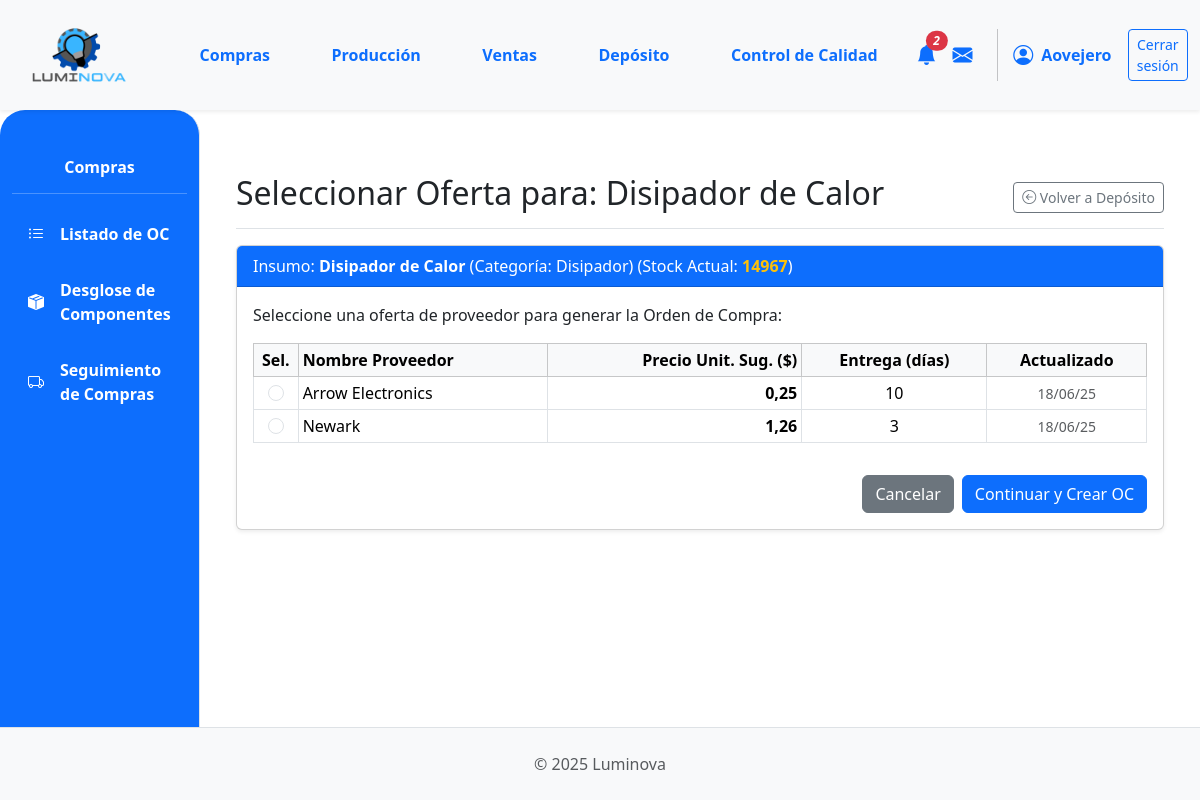
Page /compras/orden/seleccionar-proveedor/insumo/4/ (signed in) on the committed database.
### App_LUMINOVA/models.py (models this page shows, shortened)
class Insumo(models.Model):
    descripcion = models.CharField(max_length=255)
    categoria = models.ForeignKey(
        CategoriaInsumo, on_delete=models.PROTECT, related_name="insumos"
    )
    fabricante = models.ForeignKey(
        Fabricante,
        on_delete=models.SET_NULL,
        null=True,
        blank=True,
        related_name="insumos_fabricados",
    )
    imagen = models.ImageField(null=True, blank=True, upload_to="insumos/")
    stock = models.IntegerField(default=0)
    cantidad_en_pedido = models.PositiveIntegerField(
    default=0,
    verbose_name="Cantidad en Pedido",
    blank=True,
    null=True
)

class CategoriaInsumo(models.Model):
    nombre = models.CharField(
        max_length=100, unique=True, verbose_name="Nombre Categoría Insumo"
    )
    imagen = models.ImageField(upload_to="categorias_insumos/", null=True, blank=True)
    class Meta:
        verbose_name = "Categoría de Insumo"
        verbose_name_plural = "Categorías de Insumos"

class OfertaProveedor(models.Model):
    insumo = models.ForeignKey(
        Insumo, on_delete=models.CASCADE, related_name="ofertas_de_proveedores"
    )
    proveedor = models.ForeignKey(
        Proveedor, on_delete=models.CASCADE, related_name="provee_insumos"
    )
    precio_unitario_compra = models.DecimalField(
        max_digits=10, decimal_places=2, verbose_name="Precio de Compra Unitario"
    )
    tiempo_entrega_estimado_dias = models.IntegerField(
        default=0, verbose_name="Tiempo de Entrega Estimado (días)"
    )
    fecha_actualizacion_precio = models.DateTimeField(
        default=timezone.now, verbose_name="Última Actualización del Precio"
    )
    class Meta:
        unique_together = (
            "insumo",
            "proveedor",
        )
        verbose_name = "Oferta de Proveedor por Insumo"
        verbose_name_plural = "Ofertas de Proveedores por Insumos"
        ordering = ["insumo__descripcion", "proveedor__nombre"]

class Proveedor(models.Model):
    nombre = models.CharField(max_length=100, unique=True)
    contacto = models.CharField(max_length=100, blank=True)
    telefono = models.CharField(max_length=25, blank=True)
    email = models.EmailField(blank=True, null=True)

### App_LUMINOVA/views.py (the view, shortened to what this page needs)
# urls.py: path('compras/orden/seleccionar-proveedor/insumo/<int:insumo_id>/', compras_seleccionar_proveedor_para_insumo_view, name='compras_seleccionar_proveedor_para_insumo'),
@login_required
def compras_seleccionar_proveedor_para_insumo_view(request, insumo_id):
    insumo_objetivo = get_object_or_404(Insumo.objects.select_related('categoria'), id=insumo_id)
    logger.info(f"Seleccionando proveedor para insumo: {insumo_objetivo.descripcion} (ID: {insumo_id})")
    ofertas = OfertaProveedor.objects.filter(insumo_id=insumo_id).select_related('proveedor').order_by('precio_unitario_compra', 'tiempo_entrega_estimado_dias')
    insumo_objetivo = get_object_or_404(Insumo, id=insumo_id) # Necesario para el contexto GET
    proveedores_fallback = []
    if not ofertas.exists():
        proveedores_fallback = Proveedor.objects.all().order_by('nombre')[:5]
    UMBRAL_STOCK_BAJO_INSUMOS = 15000
    context = {
        'insumo_objetivo': insumo_objetivo,
        'ofertas_proveedores': ofertas,
        'proveedores_fallback': proveedores_fallback,
        'titulo_seccion': f"Seleccionar Oferta para: {insumo_objetivo.descripcion}",
        'umbral_stock_bajo': UMBRAL_STOCK_BAJO_INSUMOS,
    }
    return render(request, 'compras/compras_seleccionar_proveedor.html', context)

### App_LUMINOVA/context_processors.py (called while the page is built)
def notificaciones_context(request):
    if not request.user.is_authenticated:
        return {}
    ops_con_problemas_count = Reportes.objects.filter(
        resuelto=False,
        orden_produccion_asociada__isnull=False
    ).values('orden_produccion_asociada_id').distinct().count()
    solicitudes_insumos_count = OrdenProduccion.objects.filter(
        estado_op__nombre__iexact='Insumos Solicitados'
    ).count()
    ocs_para_aprobar_count = Orden.objects.filter(
        tipo='compra',
        estado='BORRADOR'
    ).count()
    total_notificaciones = ops_con_problemas_count + solicitudes_insumos_count + ocs_para_aprobar_count
    return {
        'ops_con_problemas_count': ops_con_problemas_count,
        'solicitudes_insumos_count': solicitudes_insumos_count,
        'ocs_para_aprobar_count': ocs_para_aprobar_count,
        'total_notificaciones': total_notificaciones,
    }

### App_LUMINOVA/templates/compras/compras_seleccionar_proveedor.html (shortened to what this page needs)
{% extends 'padre.html' %}
{% load static %}
{% load django_bootstrap5 %}
{% block sidebar_content %}
    {% include 'compras/compras_sidebar.html' %}
{% endblock %}
{% block content %}
<div class="container mt-4">
    <div class="d-flex justify-content-between flex-wrap flex-md-nowrap align-items-center pt-3 pb-2 mb-3 border-bottom">
        <h1 class="h2">{{ titulo_seccion }}</h1>
        <a href="{% url 'App_LUMINOVA:deposito_view' %}" class="btn btn-outline-secondary btn-sm">
            <i class="bi bi-arrow-left-circle"></i> Volver a Depósito
        </a>
    </div>
    <div class="card shadow-sm">
        <div class="card-header bg-primary text-white">
            Insumo: <strong>{{ insumo_objetivo.descripcion }}</strong>
            (Categoría: {{ insumo_objetivo.categoria.nombre }})
            (Stock Actual: <span class="fw-bold {% if insumo_objetivo.stock < umbral_stock_bajo %}text-warning{% else %}text-white{% endif %}">{{ insumo_objetivo.stock }}</span>)
        </div>
        <div class="card-body">
            {% if ofertas_proveedores or proveedores_fallback %}
            <p>Seleccione una oferta de proveedor para generar la Orden de Compra:</p>
            <form method="POST" action="{% url 'App_LUMINOVA:compras_seleccionar_proveedor_para_insumo' insumo_id=insumo_objetivo.id %}">
                <div class="table-responsive">
                    <table class="table table-hover table-bordered table-sm">
                        <thead class="table-light">
                            <tr>
                                <th style="width: 5%;" class="text-center">Sel.</th>
                                <th>Nombre Proveedor</th>
                                <th class="text-end">Precio Unit. Sug. ($)</th>
                                <th class="text-center">Entrega (días)</th>
                                <th class="text-center">Actualizado</th>
                            </tr>
                        </thead>
                        <tbody>
                            {% for oferta in ofertas_proveedores %}
                            <tr>
                                <td class="text-center align-middle">
                                    <input class="form-check-input" type="radio" name="oferta_proveedor_id"
                                           value="{{ oferta.id }}"
                                           id="oferta_{{ oferta.id }}" required>
                                </td>
                                <td class="align-middle">
                                    <label for="oferta_{{ oferta.id }}">{{ oferta.proveedor.nombre }}</label>
                                </td>
                                <td class="text-end align-middle fw-bold">{{ oferta.precio_unitario_compra|floatformat:2 }}</td>
                                <td class="text-center align-middle">{{ oferta.tiempo_entrega_estimado_dias }}</td>
                                <td class="text-center align-middle small text-muted">{{ oferta.fecha_actualizacion_precio|date:"d/m/y" }}</td>
                            </tr>
                            {% endfor %}
                        </tbody>
                    </table>
                </div>
                <div class="mt-3 d-flex justify-content-end">
                    <a href="{% url 'App_LUMINOVA:compras_desglose' %}" class="btn btn-secondary me-2">Cancelar</a>
                    <button type="submit" class="btn btn-primary">
                        Continuar y Crear OC
                    </button>
                </div>
            </form>
            {% endif %}
        </div>
    </div>
</div>
{% endblock %}

### App_LUMINOVA/templates/shared/header.html (shortened to what this page needs)
{% load static %}
<header>
    <nav class="navbar navbar-expand-lg navbar-light bg-light shadow-sm p-0">
        <div class="container-fluid d-flex align-items-center">
            <div class="col-md-3 col-lg-1">
                <a class="navbar-brand d-flex align-items-center ms-3" href="{% url 'App_LUMINOVA:dashboard' %}">
                    <img src="{% static 'img/logo.png' %}" alt="Luminova Logo" height="100" width="100" class="d-inline-block align-text-top me-2">
                </a>
            </div>
            <div class="collapse navbar-collapse" id="navbarContent" style="padding-left: 5%;">
                <ul class="navbar-nav mb-2 mb-lg-0 d-flex justify-content-around w-100">
                    <li class="nav-item"><a class="nav-link text-primary fw-bold" href="{% url 'App_LUMINOVA:compras_lista_oc' %} ">Compras</a></li>
                    <li class="nav-item"><a class="nav-link text-primary fw-bold" href="{% url 'App_LUMINOVA:produccion_principal' %}">Producción</a></li>
                    <li class="nav-item"><a class="nav-link text-primary fw-bold" href="{% url 'App_LUMINOVA:ventas_lista_ov' %}">Ventas</a></li>
                    <li class="nav-item"><a class="nav-link text-primary fw-bold" href="{% url 'App_LUMINOVA:deposito_view' %}">Depósito</a></li>
                    <li class="nav-item"><a class="nav-link text-primary fw-bold" href="{% url 'App_LUMINOVA:control_calidad_view' %}">Control de Calidad</a></li>
                </ul>
                <div class="navbar-nav ms-auto d-flex flex-row align-items-center">
                    {% if user.is_authenticated %}
                        <div class="nav-item dropdown">
                            <a class="nav-link px-2" href="#" role="button" data-bs-toggle="dropdown" aria-expanded="false" title="Notificaciones">
                                <i class="bi bi-bell-fill fs-5 position-relative text-primary">
                                    {% if total_notificaciones > 0 %}
                                    <span class="position-absolute top-0 start-100 translate-middle badge rounded-pill bg-danger" style="font-size: 0.6em;">{{ total_notificaciones }}</span>
                                    {% endif %}
                                </i>
                            </a>
                        </div>
                        <div class="nav-item">
                             <a class="nav-link px-2" href="#" title="Mensajes"><i class="bi bi-envelope-fill fs-5 text-primary"></i></a>
                        </div>
                        <div class="nav-item d-flex align-items-center">
                             <i class="bi bi-person-circle fs-5 text-primary"></i>
                             <span class="ms-2 fw-bold text-primary">{{ user.first_name|default:user.username|capfirst }}</span>
                        </div>
                        <div class="nav-item ms-3">
                            <a class="btn btn-outline-primary btn-sm" href="{% url 'App_LUMINOVA:logout' %}">Cerrar sesión</a>
                        </div>
                    {% endif %}
                </div>
            </div>
        </div>
    </nav>
</header>

### App_LUMINOVA/static/css/custom.css (style rules this page uses)
html, body { height: 100%; margin: 0; }
body { display: flex; flex-direction: column; min-height: 100vh; }
.card { display: flex; flex-direction: column; height: 100%; }
.card-body { flex-grow: 1; display: flex; flex-direction: column; justify-content: space-between; }

### rows in the picture
Insumo: descripcion "Disipador de Calor", categoria.nombre "Disipador", stock "14967"
OfertaProveedor: proveedor.nombre "Arrow Electronics", precio_unitario_compra "0,25", tiempo_entrega_estimado_dias "10", fecha_actualizacion_precio "18/06/25"
OfertaProveedor: proveedor.nombre "Newark", precio_unitario_compra "1,26", tiempo_entrega_estimado_dias "3", fecha_actualizacion_precio "18/06/25"

### other values in the picture
{{ total_notificaciones }} "2"
{{ user.first_name|default:user.username|capfirst }} "Aovejero"
{{ titulo_seccion }} "Seleccionar Oferta para: Disipador de Calor"
